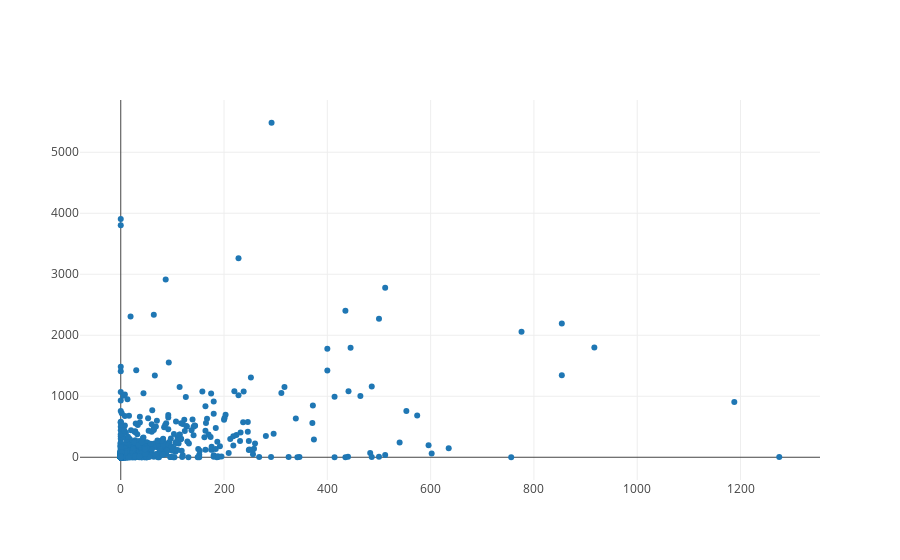

Source (notebook cell):
### Markdown cell above
For the simplest of plotly plots, you need to define something a data object, and a layout object. The default layout object is often good enough.

#### Essential elements of a plotly plot

Any plot has two main elements: data and the layout. Below is an example to show how it's organized for plotly.

### Code cell
trace1 = go.Scatter(x=pc.nshow_answer, y=pc.nvideo, mode='markers')
#similarly, it could be go.Bar or go.Histogram, go.Pie, go.Contour...

data = [trace1]
#You can add multiple "traces". Notice that data is a python list. It's a list of plotly graph objects.
#You could also define the trace1 directly inside data = [], as shown in the next example

fig = go.Figure(data=data)
#Here we are providing the data to make the figure. The layout is default. Otherwise, this line would look like:
#fig = go.Figure(data=data, layout=layout)

iplot(fig) #finally, here we are asking it to plot stuff...

### Figure 1 — Plotly figure (JSON) as saved in the notebook; plotly's stock layout.template omitted (floating-point values rounded to 4 significant figures; data arrays with more than 128 entries replaced by an {"elided": "..."} marker saying what was removed)
{"data": [{"mode": "markers", "type": "scatter", "uid": "cc043be5-75e3-4687-b9b0-43ce0534b5c1", "x": {"elided": "6060 int values"}, "y": {"elided": "6060 int values"}}], "layout": {}}
